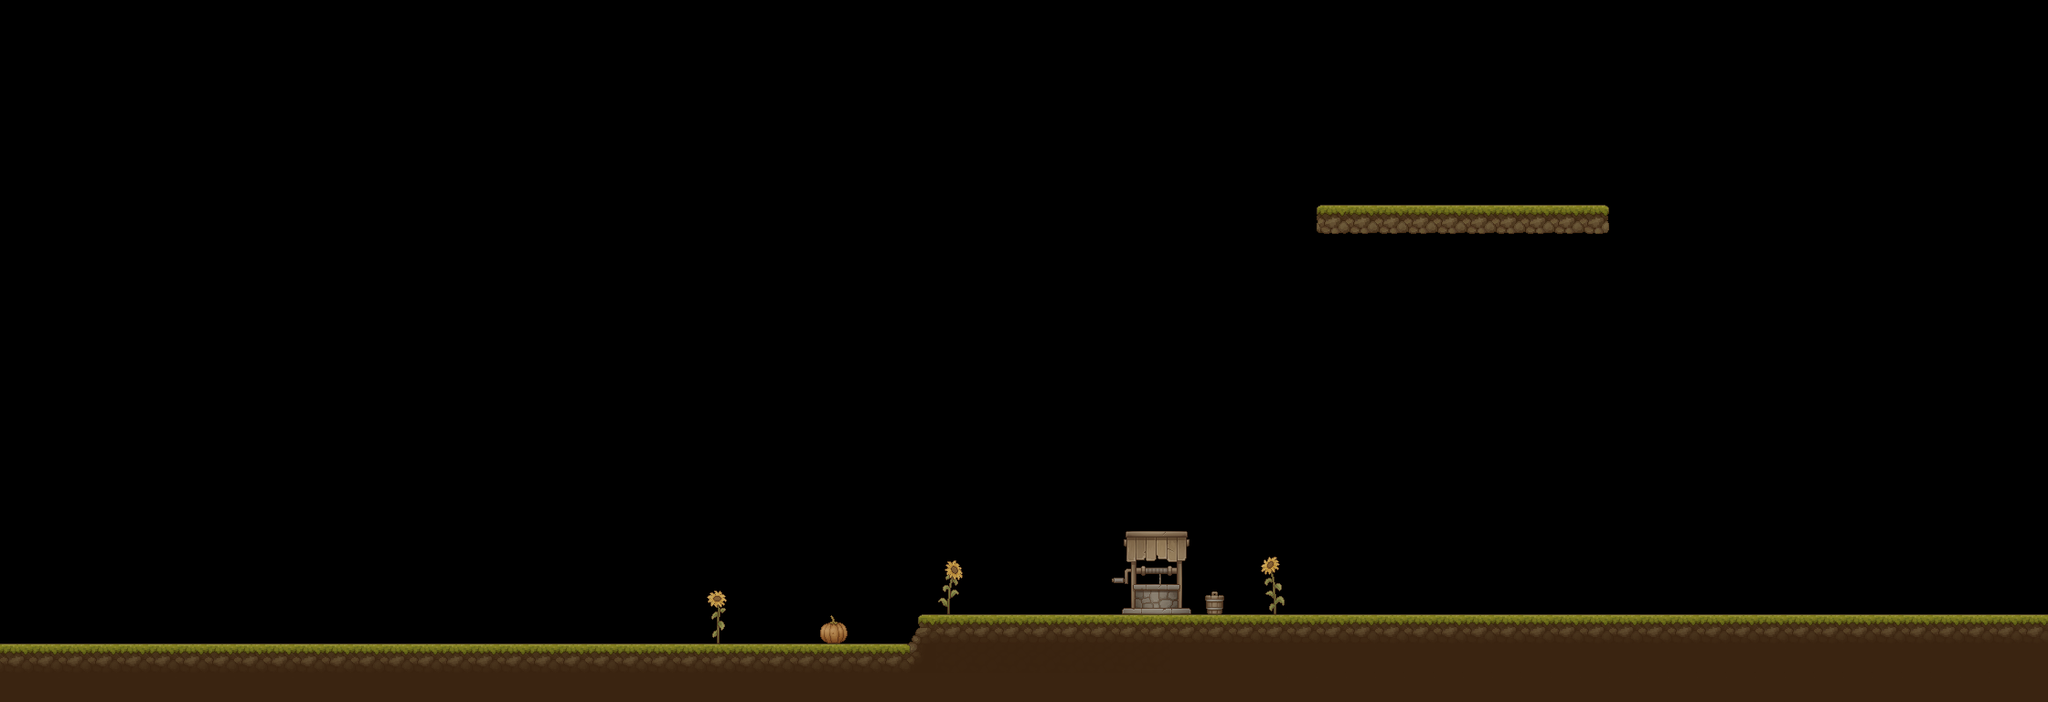

This game map was drawn from its Tiled (.tmx) file and the tilesets committed beside it. A one-line description and the trimmed map source follow:
An orthogonal 70x24 tile map with 32x32 px tiles, 1 tile layer (tiles), 1 hidden layer not drawn, 3 tilesets and 5 objects.

<map version="1.10" tiledversion="1.10.2" orientation="orthogonal" renderorder="right-down" width="70" height="24" tilewidth="32" tileheight="32" infinite="0" nextlayerid="4" nextobjectid="11">
 <tileset firstgid="1" source="tx-ground.tsx" />
 <tileset firstgid="257" source="tx-props.tsx" />
 <tileset firstgid="1281" source="collision-32.tsx" />
 <layer id="1" name="tiles" width="70" height="24">
  <data>[1680 cells, 206 non-empty, 26 distinct tile ids]</data>
 </layer>
 <layer id="2" name="collision" width="70" height="24" visible="0" opacity="0.4">
  <data>[1680 cells, 197 non-empty, 2 distinct tile ids]</data>
 </layer>
 <objectgroup id="3" name="portals" visible="0">
  <object id="4" template="portal.tx" x="483.655" y="661.914">
   <properties>
    <property name="destination" type="object" value="5" />
   </properties>
  </object>
  <object id="5" template="portal.tx" x="1156" y="629.773">
   <properties>
    <property name="destination" type="object" value="7" />
   </properties>
  </object>
  <object id="7" template="portal.tx" x="1982" y="626">
   <properties>
    <property name="destination" type="object" value="4" />
   </properties>
  </object>
  <object id="9" template="portal.tx" x="1583" y="181">
   <properties>
    <property name="destination" type="object" value="10" />
   </properties>
  </object>
  <object id="10" template="portal.tx" x="1586" y="629.5">
   <properties>
    <property name="destination" type="object" value="9" />
   </properties>
  </object>
 </objectgroup>
</map>
